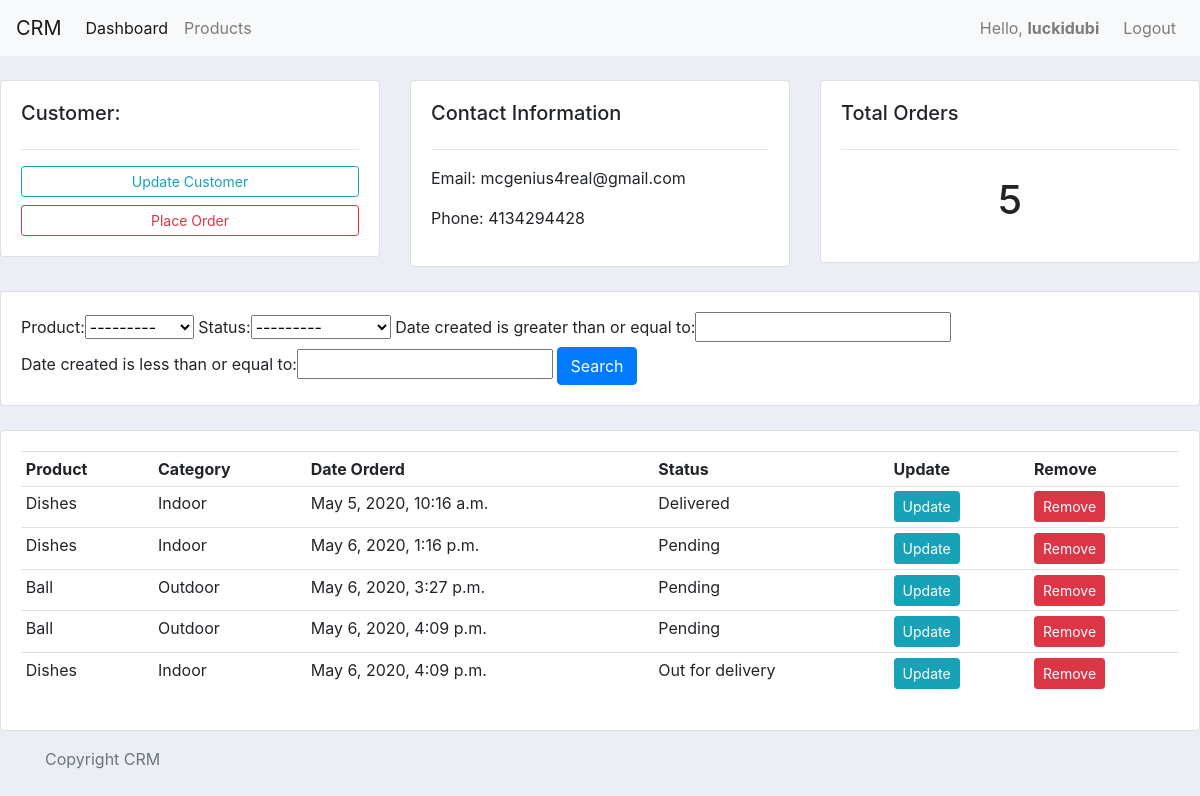
The app's page /customer/1/ (signed in) with its own data.
### accounts/models.py (models this page shows, shortened)
class Customer(models.Model):
    user = models.OneToOneField(
        User, null=True, blank=True, on_delete=models.CASCADE)
    name = models.CharField(max_length=200, null=True)
    phone = models.CharField(max_length=200, null=True)
    email = models.CharField(max_length=200, null=True)
    profile_pic = models.ImageField(
        default="default-profile.png", null=True, blank=True)
    date_created = models.DateTimeField(auto_now_add=True)

class Order(models.Model):
    STATUS = (
        ('Pending', 'Pending'),
        ('Out for delivery', 'Out for delivery'),
        ('Delivered', 'Delivered'),
    )
    customer = models.ForeignKey(
        Customer, null=True, on_delete=models.SET_NULL)
    product = models.ForeignKey(Product, null=True, on_delete=models.SET_NULL)
    date_created = models.DateTimeField(auto_now_add=True, null=True)
    status = models.CharField(max_length=200, null=True, choices=STATUS)

class Product(models.Model):
    CATEGORY = (
        ('Indoor', 'Indoor'),
        ('Outdoor', 'Outdoor')
    )
    name = models.CharField(max_length=200, null=True)
    price = models.FloatField(null=True)
    category = models.CharField(max_length=200, null=True, choices=CATEGORY)
    tags = models.ManyToManyField(Tag)
    description = models.CharField(max_length=200, null=True)
    date_created = models.DateTimeField(auto_now_add=True, null=True)
    def __str__(self):
        return self.name

### accounts/decorators.py (the view)
        def wrapper_func(request, *args, **kwargs):
            group = None
            if request.user.groups.exists():
                group = request.user.groups.all()[0].name
            if group in allowed_roles:
                return view_func(request, *args, **kwargs)
            else:
                return HttpResponse('You are not authorized to view this page')

### accounts/views.py (called while the page is built)
@login_required(login_url='login')
@allowed_users(allowed_roles=['admin'])
def customer(request, pk):
    customer = Customer.objects.get(id=pk)
    orders = customer.order_set.all()
    total_order = orders.count()
    myFilter = OrderFilter(request.GET, queryset=orders)
    orders = myFilter.qs
    context = {'customer': customer,
               'orders': orders, 'total_order': total_order, 'myFilter': myFilter}
    return render(request, 'accounts/customer.html', context)

### accounts/templates/accounts/customer.html
{% extends 'accounts/base.html' %}
{% block content %}
<br>
<div class="row">
	<div class="col-md">
		<div class="card card-body">
			<h5>Customer:</h5>
			<hr>
			<a class="btn btn-outline-info  btn-sm btn-block" href="">Update Customer</a>
			<a class="btn btn-outline-danger  btn-sm btn-block" href="{% url 'create_order' customer.id %}">Place Order</a>
		</div>
	</div>
	<div class="col-md">
		<div class="card card-body">
			<h5>Contact Information</h5>
			<hr>
			<p>Email: {{customer.email}}</p>
			<p>Phone: {{customer.phone}}</p>
		</div>
	</div>
	<div class="col-md">
		<div class="card card-body">
			<h5>Total Orders</h5>
			<hr>
			<h1 style="text-align: center;padding: 10px">{{total_order}}</h1>
		</div>
	</div>
</div>
<br>
<div class="row">
	<div class="col">
		<div class="card card-body">
			<form method="get">
				{{myFilter.form}}
		    <button class="btn btn-primary" type="submit">Search</button>
		  </form>
		</div>
	</div>
</div>
<br>
<div class="row">
	<div class="col-md">
		<div class="card card-body">
			<table class="table table-sm">
				<tr>
					<th>Product</th>
					<th>Category</th>
					<th>Date Orderd</th>
					<th>Status</th>
					<th>Update</th>
					<th>Remove</th>
				</tr>
				{% for order in orders %}
				<tr>
					<td>{{order.product}}</td>
					<td>{{order.product.category}}</td>
					<td>{{order.date_created}}</td>
					<td>{{order.status}}</td>
					<td><a class="btn btn-sm btn-info"href="{% url 'update_order' order.id %}">Update</a></td>
					<td><a class="btn btn-sm btn-danger" href="{% url 'delete_order' order.id %}">Remove</a></td>
				</tr>
				{% endfor %}
			</table>
		</div>
	</div>
</div>
{% endblock content %}

### accounts/templates/accounts/navbar.html (shortened to what this page needs)
<nav class="navbar navbar-expand-lg navbar-light bg-light">
  <a class="navbar-brand" href="#">CRM</a>
  <div class="collapse navbar-collapse" id="navbarNav">
    <ul class="navbar-nav">
    {% if request.user.is_staff %}
      <li class="nav-item active">
        <a class="nav-link" href="{% url 'home' %}">Dashboard</a>
      </li>
      <li class="nav-item">
        <a class="nav-link" href="{% url 'products' %}">Products</a>
      </li>
      {% else %}
      <li class="nav-item">
        <a class="nav-link" href="{% url 'settings' %}">Settings</a>
      </li>
      {% endif %}
    </ul>
  </div>
<span id="navbarNav">
  <ul class="navbar-nav">
  <li class="nav-item mx-2">
      <span class="nav-link">Hello, <strong>{{request.user}}</strong></span>
      </li>
    <li class="nav-item">
        <a class="nav-link" href="{% url 'logout' %}">Logout</a>
      </li>
    </ul>
    </span>
</nav>

### static/css/main.css (style rules this page uses)
body { background-color: #ebeff5; }

### records on screen
Customer: email "mcgenius4real@gmail.com", phone "4134294428"
Order: product "Dishes", product.category "Indoor", date_created "May 5, 2020, 10:16 a.m.", status "Delivered"
Order: product "Dishes", product.category "Indoor", date_created "May 6, 2020, 1:16 p.m.", status "Pending"
Order: product "Ball", product.category "Outdoor", date_created "May 6, 2020, 3:27 p.m.", status "Pending"
Order: product "Ball", product.category "Outdoor", date_created "May 6, 2020, 4:09 p.m.", status "Pending"
Order: product "Dishes", product.category "Indoor", date_created "May 6, 2020, 4:09 p.m.", status "Out for delivery"

### other values on screen
{{ request.user }} "luckidubi"
{{ total_order }} "5"
